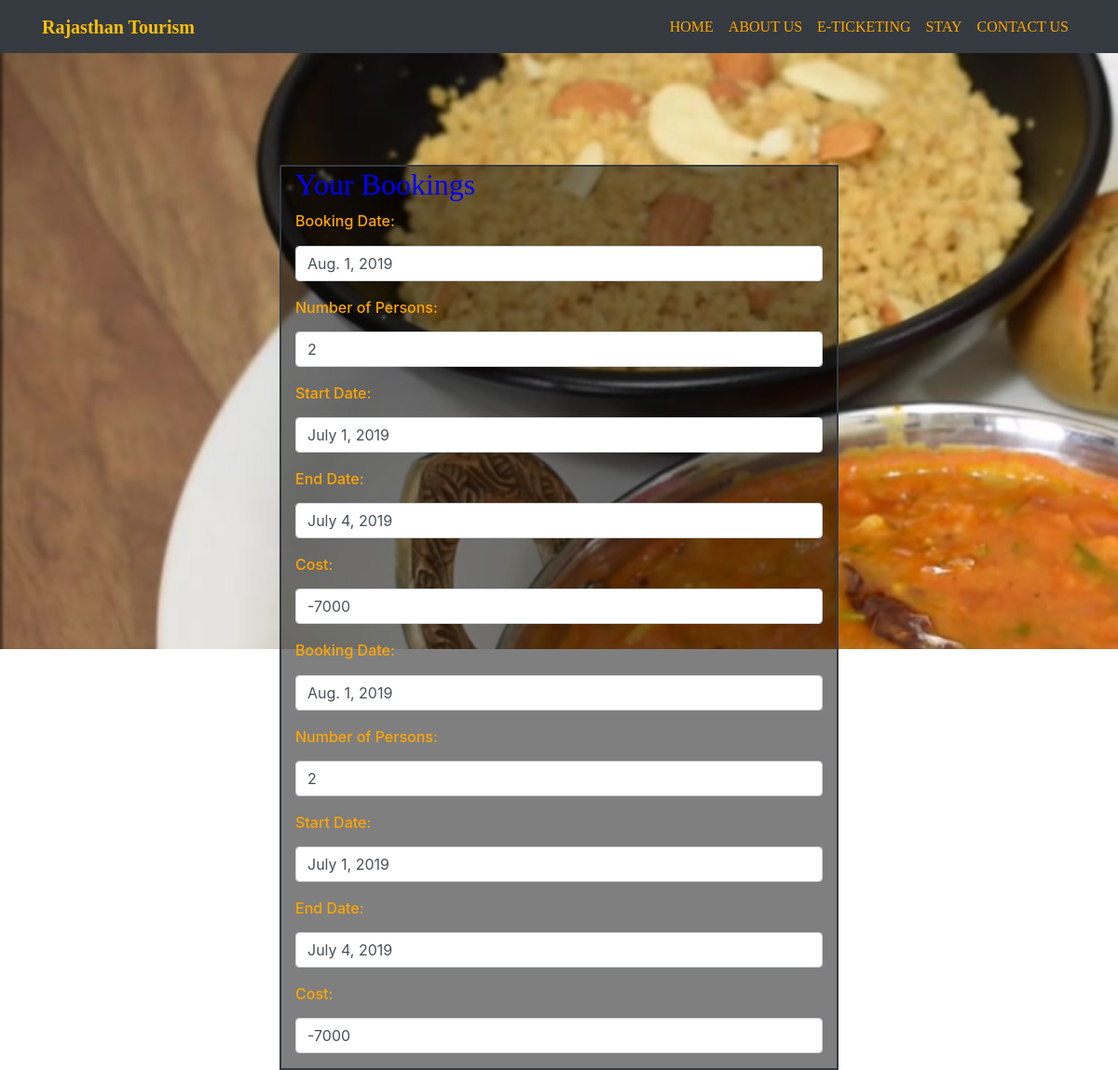
The page /booked/ (signed in) on the database its author committed.
### myapp/models.py (models this page shows)
class Booked(models.Model):
    user=models.ForeignKey(Register, on_delete=models.DO_NOTHING)
    package=models.ForeignKey(Packages, on_delete=models.DO_NOTHING)
    person=models.TextField()
    current=models.DateField()

class Packages(models.Model):
    startdate=models.DateField()
    enddate=models.DateField()
    cost=models.IntegerField()

### myapp/views.py (the view)
# urls.py: path('booked/',views.booked,name="booked"),
def booked(request):
     booked=Booked.objects.filter(user_id=request.session['id'])
     bookingids = Booked.objects.only('package_id').filter(user_id=request.session['id'])
     packages = Packages.objects.filter(id__in=bookingids)
     bookings = []
     for booking in booked:
            for package in packages:
                if package.id == booking.package_id:
                    bookings.append({"booking": booking, "package":package})
     print(bookings)
     return render(request, 'booked.html', {'bookings': bookings})

### myapp/templates/booked.html (shortened to what this page needs)
{% load staticfiles %}
<!DOCTYPE html>
<html lang="en">
<head>
</head>
<body>
{% include "header.html" %}
<form method="post" action="{% url 'booked' %}"  enctype="multipart/form-data">
<div class="container-fluid" id="bgimg">
    <div class="row">
        <div class="col-md-3">
        </div>
        <div class="col-md-6" id="top" style="border:2px solid #343a40;">
  <h2 style="color:blue;font-family: Algerian;">Your Bookings</h2>
          {% for b in bookings %}
            <div class="form-group">
                <label><h6 style="color:orange;">Booking Date:</h6></label>
              <input value="{{ b.booking.current }}" class="form-control">
            </div>
              <div class="form-group">
                <label><h6 style="color:orange;">Number of Persons:</h6></label>
              <input value="{{ b.booking.person}}" class="form-control">
            </div>
              <div class="form-group">
                <label><h6 style="color:orange;">Start Date:</h6></label>
              <input value="{{ b.package.startdate }}" class="form-control">
            </div>
              <div class="form-group">
                <label><h6 style="color:orange;">End Date:</h6></label>
              <input value="{{ b.package.enddate }}" class="form-control">
            </div>
              <div class="form-group">
                <label><h6 style="color:orange;">Cost:</h6></label>
              <input value="{{ b.package.cost }}" class="form-control">
            </div>
          {% endfor %}
            </div>
        <div class="col-md-3">
        </div>
</div>
</div>
</form>
</body>
</html>

### rows shown on the page
Booked: booking.current "Aug. 1, 2019", booking.person "2", package.startdate "July 1, 2019", package.enddate "July 4, 2019", package.cost "-7000"
Booked: booking.current "Aug. 1, 2019", booking.person "2", package.startdate "July 1, 2019", package.enddate "July 4, 2019", package.cost "-7000"
